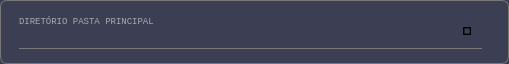
     <widget class="QGroupBox" name="groupBox_3">
      <property name="geometry">
       <rect>
        <x>50</x>
        <y>224</y>
        <width>509</width>
        <height>64</height>
       </rect>
      </property>
      <property name="styleSheet">
       <string notr="true">QGroupBox{
border-radius:7px;
border: 1px solid rgb(120,120,120);
background-color:rgb(60, 62, 84);}</string>
      </property>
      <property name="title">
       <string/>
      </property>
      <widget class="QPushButton" name="botao_altera_pasta_principal">
       <property name="geometry">
        <rect>
         <x>452</x>
         <y>14</y>
         <width>33</width>
         <height>30</height>
        </rect>
       </property>
       <property name="font">
        <font>
         <family>Consolas</family>
         <pointsize>16</pointsize>
         <weight>50</weight>
         <italic>false</italic>
         <bold>false</bold>
        </font>
       </property>
       <property name="cursor">
        <cursorShape>PointingHandCursor</cursorShape>
       </property>
       <property name="focusPolicy">
        <enum>Qt::NoFocus</enum>
       </property>
       <property name="layoutDirection">
        <enum>Qt::LeftToRight</enum>
       </property>
       <property name="styleSheet">
        <string notr="true">border-radius:7px;
background-color:transparent</string>
       </property>
       <property name="text">
        <string>📂</string>
       </property>
      </widget>
      <widget class="QLabel" name="label_7">
       <property name="geometry">
        <rect>
         <x>19</x>
         <y>16</y>
         <width>137</width>
         <height>10</height>
        </rect>
       </property>
       <property name="font">
        <font>
         <family>Consolas</family>
         <pointsize>7</pointsize>
         <weight>50</weight>
         <italic>false</italic>
         <bold>false</bold>
        </font>
       </property>
       <property name="styleSheet">
        <string notr="true">background-color:transparent;
color:rgb(170,170,170)</string>
       </property>
       <property name="text">
        <string>DIRETÓRIO PASTA PRINCIPAL</string>
       </property>
      </widget>
      <widget class="QLineEdit" name="caminho_pasta_principal">
       <property name="enabled">
        <bool>true</bool>
       </property>
       <property name="geometry">
        <rect>
         <x>19</x>
         <y>25</y>
         <width>463</width>
         <height>24</height>
        </rect>
       </property>
       <property name="font">
        <font>
         <family>Calibri</family>
         <pointsize>12</pointsize>
         <weight>50</weight>
         <italic>false</italic>
         <bold>false</bold>
        </font>
       </property>
       <property name="cursor">
        <cursorShape>IBeamCursor</cursorShape>
       </property>
       <property name="styleSheet">
        <string notr="true">QLineEdit {
    border: none;
    border-bottom: 1px solid rgb(90, 54, 247);
    border-radius: 0;
    background-color: rgb(60, 62, 84);
}

QLineEdit:disabled, QLineEdit:!focus {
    border-bottom: 1px solid rgb(120, 120, 120);
}
</string>
       </property>
       <property name="text">
        <string/>
       </property>
      </widget>
      <zorder>caminho_pasta_principal</zorder>
      <zorder>botao_altera_pasta_principal</zorder>
      <zorder>label_7</zorder>
     </widget>
